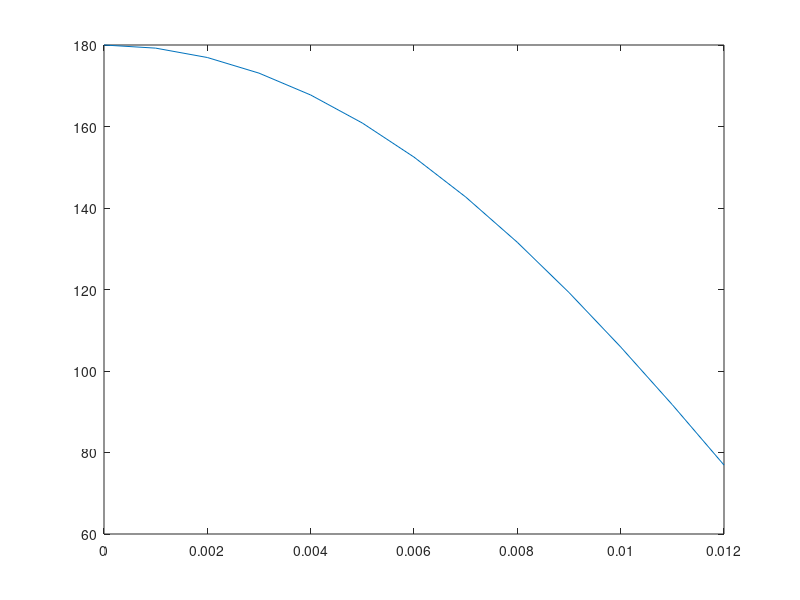

Here is the MATLAB script that generated this plot:
clear all;
dt=0.001;
theta=zeros(size(160));
e=zeros(size(160));
w=zeros(size(160));
s=zeros(size(160));
stress=zeros(size(160));
a=zeros(size(160));%angular velocity
theta(1)=180;% initial angle
tr=90;
w(1)=0;%initial angular velocity
p=6450;%density of sma
del=0.005;%pla to sma thickness(initial stretch)
e0=0.01;%initial strain
L=0.1;%wire length`
Ls=0.05;%aluminium sheet length
d=0.001;% wire diameter
A=pi*d^2/4;
rho=2793;% density of aluminium
Vs=5*10^-8;% volume of one fan
m=Vs*rho;%mass of one fan
n=20;%no of fans
I1=n/3*m*(Ls)^2;%MOI of Al sheet
rhopla=1250;%density of pla
Vp=4.286*10^-6;%volume of pla
I2=(rhopla*Vp*Ls^2)/3;
Mpla=rhopla*Vp;
y1=0.02408;
Mmag=7612*0.01*0.01*0.003;
y2=0.036;
I3=Mmag*y2^2/3;
I=I1+I2+I3;
g=9.81;
% I1=0;
% I2=0;
% I3=0;
%I=p*A*(1/3)*(L/2)^3;
for i=1:200
    s(i)=(2*del^2*(1-cosd(theta(i))))^(1/2);
    e(i)=e0+s(i)/L;
    stress(i)=-(5.34*10^6*e(i)^3-4.89*10^5*e(i)^2+1.68*10^4*e(i));
    a(i)=(stress(i)*10^6*A*del+Mpla*g*y1*cosd(theta(i))+Mmag*g*y2*cosd(theta(i)))/I;
    theta(i+1)=theta(i)+w(i)*dt+1/2*a(i)*dt^2;
    w(i+1)=w(i)+a(i)*dt;
    if theta(i+1)<tr
        break
    end
end
t=0:dt:i*dt;
plot(t,theta)
hold on

